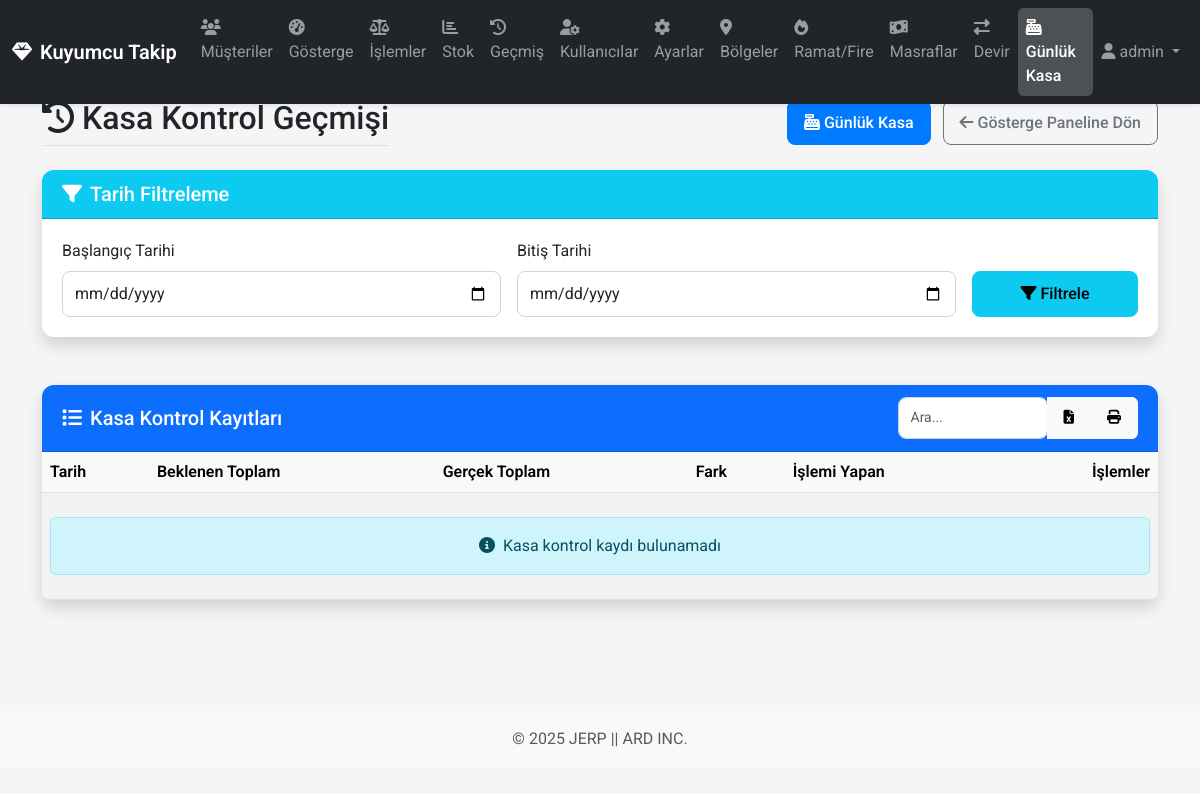
/daily-vault/history (signed in), run on an earlier commit of the app's database.
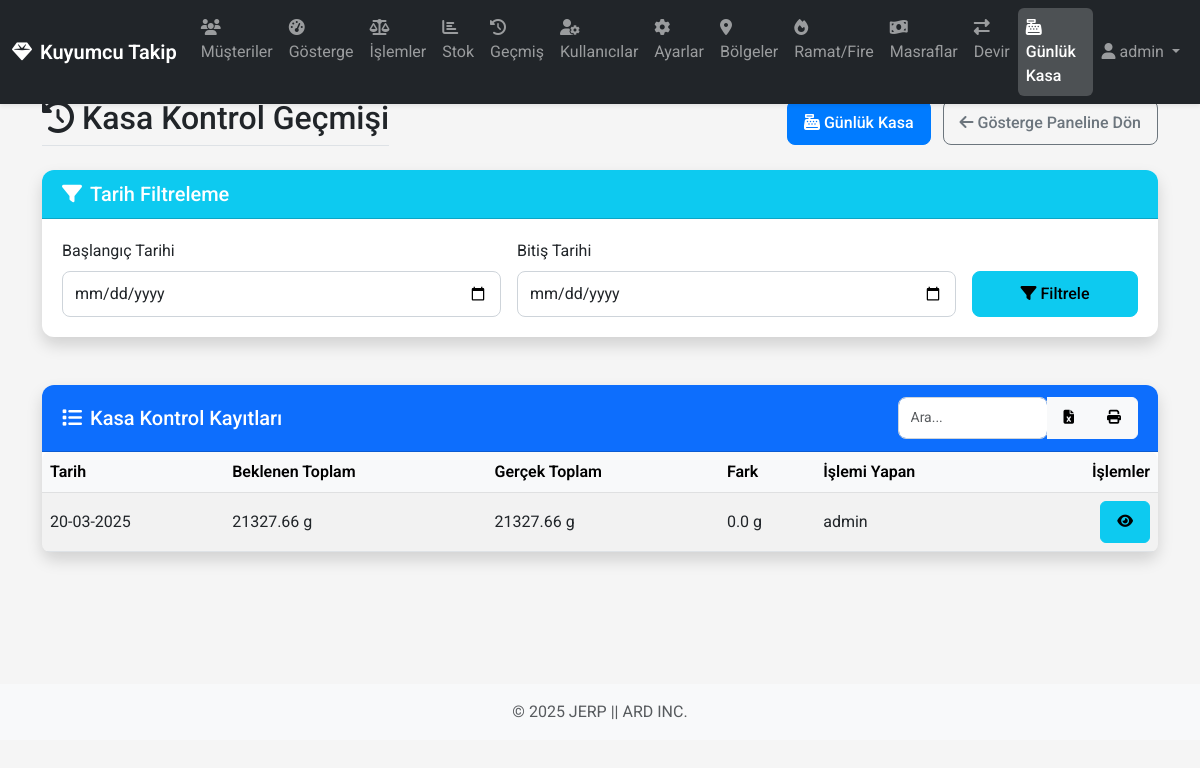
And on a later commit of the database.
### app/models/database.py (models this page shows)
class DailyVault(db.Model):
    __tablename__ = 'daily_vaults'
    id = db.Column(db.Integer, primary_key=True)
    date = db.Column(db.Date, default=datetime.utcnow().date, nullable=False)
    expected_total = db.Column(db.Float, nullable=False)  # Sistemde beklenen toplam
    actual_total = db.Column(db.Float, nullable=False)  # Girilen gerçek toplam
    difference = db.Column(db.Float, nullable=False)  # Fark
    user_id = db.Column(db.Integer, db.ForeignKey('users.id'))
    notes = db.Column(db.Text)
    user = db.relationship('User')
    details = db.relationship('DailyVaultDetail', backref='daily_vault', lazy='dynamic')

class User(db.Model, UserMixin):
    __tablename__ = 'users'
    id = db.Column(db.Integer, primary_key=True)
    username = db.Column(db.String(64), unique=True, nullable=False)
    password_hash = db.Column(db.String(128), nullable=False)
    is_admin = db.Column(db.Boolean, default=False)
    role = db.Column(db.String(20), default='staff')
    created_by_id = db.Column(db.Integer, db.ForeignKey('users.id'))
    created_at = db.Column(db.DateTime, default=datetime.utcnow)
    created_by = db.relationship('User', remote_side=[id], backref=db.backref('created_users', lazy='dynamic'))
    def has_role(self, role):
        if self.is_admin:
            return True
        if role == 'manager' and self.role == 'manager':
            return True
        if role == 'staff' and (self.role == 'manager' or self.role == 'staff'):
            return True
        return False

### app/routes/views.py (the view)
@main_bp.route('/daily-vault/history')
@login_required
def daily_vault_history():
    start_date = request.args.get('start_date')
    end_date = request.args.get('end_date')
    if start_date:
        start_date = datetime.strptime(start_date, '%Y-%m-%d').date()
    if end_date:
        end_date = datetime.strptime(end_date, '%Y-%m-%d').date()
    daily_vaults = SystemManager.get_daily_vaults(start_date, end_date)
    return render_template(
        'daily_vault_history.html',
        daily_vaults=daily_vaults,
        start_date=start_date.strftime('%Y-%m-%d') if start_date else '',
        end_date=end_date.strftime('%Y-%m-%d') if end_date else ''
    )

### app/models/system_manager.py (called while the page is built)
    @staticmethod
    def get_daily_vaults(start_date=None, end_date=None):
        query = DailyVault.query
        if start_date:
            query = query.filter(DailyVault.date >= start_date)
        if end_date:
            query = query.filter(DailyVault.date <= end_date)
        return query.order_by(DailyVault.date.desc()).all()

### app/routes/views.py (called while the page is built)
@login_manager.user_loader
def load_user(user_id):
    return User.query.get(int(user_id))

### app/templates/daily_vault_history.html (shortened to what the changed rows need)
{% extends 'base.html' %}
{% block content %}
<div class="row mb-4">
    <div class="col">
        <div class="d-flex justify-content-between align-items-center flex-wrap">
            <h2 class="border-bottom pb-2 mb-0">
                <i class="fas fa-history me-2"></i>Kasa Kontrol Geçmişi
            </h2>
        </div>
    </div>
</div>
<div class="row">
    <div class="col-12 mb-4">
        <div class="card shadow">
            <div class="card-body p-0">
                <div class="table-responsive">
                    <table class="table table-hover table-striped mb-0" id="daily-vault-table">
                        <thead class="table-light">
                            <tr>
                                <th>Tarih</th>
                                <th>Beklenen Toplam</th>
                                <th>Gerçek Toplam</th>
                                <th>Fark</th>
                                <th>İşlemi Yapan</th>
                                <th class="text-end">İşlemler</th>
                            </tr>
                        </thead>
                        <tbody>
                            {% for vault in daily_vaults %}
                            <tr>
                                <td>{{ vault.date.strftime('%d-%m-%Y') }}</td>
                                <td>{{ vault.expected_total|round(2) }} g</td>
                                <td>{{ vault.actual_total|round(2) }} g</td>
                                <td class="{{ 'text-danger' if vault.difference < 0 else 'text-success' if vault.difference > 0 else '' }}">
                                    {{ vault.difference|round(2) }} g
                                </td>
                                <td>{{ vault.user.username }}</td>
                                <td class="text-end">
                                    <a href="{{ url_for('main.daily_vault_detail', vault_id=vault.id) }}" class="btn btn-sm btn-info">
                                        <i class="fas fa-eye"></i>
                                    </a>
                                </td>
                            </tr>
                            {% else %}
                            <tr>
                                <td colspan="6" class="text-center py-4">
                                    <div class="alert alert-info mb-0">
                                        <i class="fas fa-info-circle me-2"></i>Kasa kontrol kaydı bulunamadı
                                    </div>
                                </td>
                            </tr>
                            {% endfor %}
                        </tbody>
                    </table>
                </div>
            </div>
        </div>
    </div>
</div>
{% endblock %}

What changed in the data, as far as the page shows it:
added DailyVault: date "20-03-2025", expected_total "21327.66", actual_total "21327.66", difference "0.0", user.username "admin"
Also different on the page:
text no longer shown: "Kasa kontrol kaydı bulunamadı"
